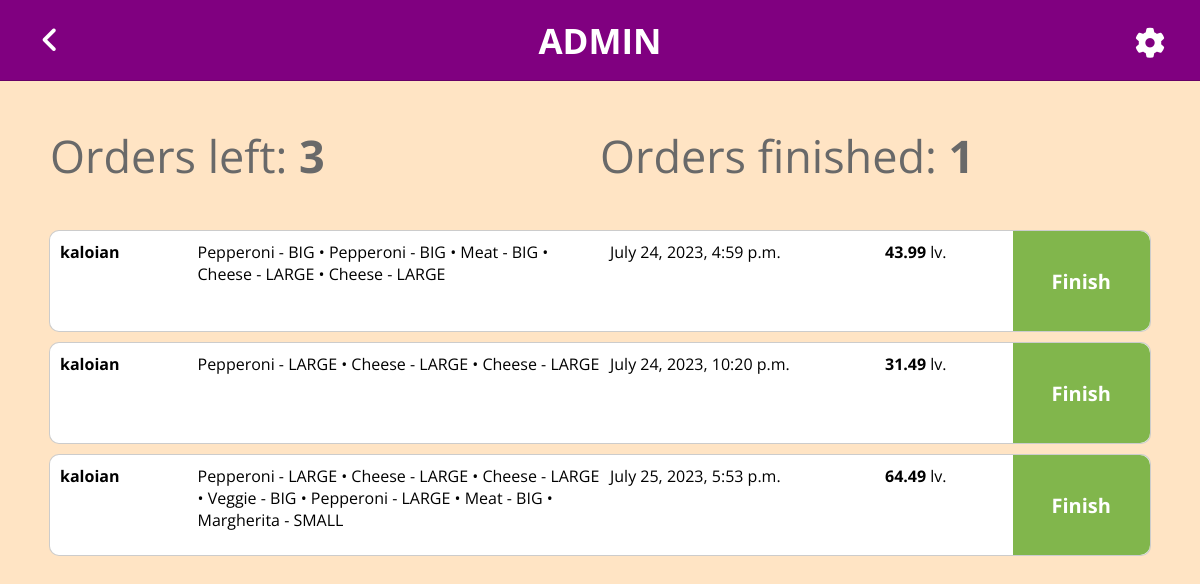
The page /orders/show-all/ on the database as committed earlier.
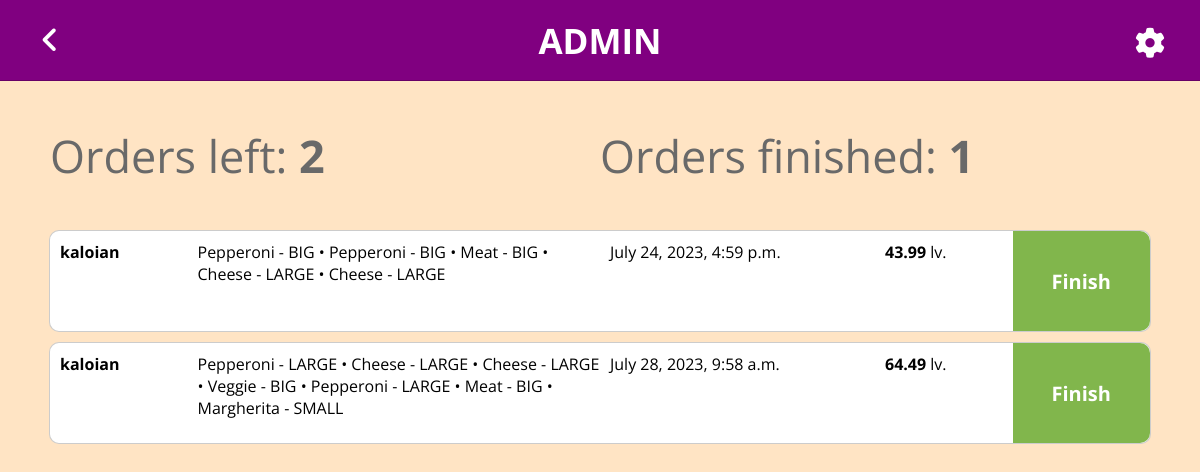
The same page on the database as committed later.
### PizzaGang/main/models.py (models this page shows, shortened)
class Order(models.Model):
    user = models.ForeignKey(User, on_delete=models.CASCADE)
    is_finished = models.BooleanField(default=False)
    cart_items = models.TextField()
    total_price = models.FloatField(validators=[validate_positive], default=0.00)
    created_at = models.DateTimeField(auto_now_add=True)

### PizzaGang/main/views.py (the view)
# urls.py: path('show-all/', ShowOrdersAllView, name='show_all_orders'),
def ShowOrdersAllView(request):
    orders = Order.objects.filter(is_finished=False).order_by('created_at')
    orders_finished = Order.objects.filter(is_finished=True)
    context = {
        'orders': orders,
        'orders_finished': orders_finished
    }
    return render(request, 'orders/show_all_orders.html', context)

### PizzaGang/main/context_processors.py (called while the page is built, shortened)
def get_cart_items_count(request):
    cart_items_count = 0
    return {'cart_items_count': cart_items_count, 'current_user': request.user}

### templates/orders/show_all_orders.html (shortened to what this page needs)
{% extends 'admin/admin_base.html' %}
{% load static %}
{% block admin_head %}
    <link rel="stylesheet" href="{% static 'css/show_orders.css' %}">
{% endblock %}
{% block admin_content %}
    <div class="show-orders-stats">
        {% if orders.count == 0 %}
            <p>No orders left!</p>
        {% else %}
            <p>Orders left: <b>{{ orders.count }}</b></p>
        {% endif %}
        <p>Orders finished: <b>{{ orders_finished.count }}</b></p>
    </div>
    {% for order in orders %}
        <div class="order-container-in-progress">
            <div class="order-username-container">
                <a href="{% url 'show_user' order.user.pk %}">
                    <b>{{ order.user.username|truncatechars:10 }}</b>
                </a>
            </div>
            <div class="order-items-container">
                <p>{{ order.cart_items|truncatechars:200 }}</p>
            </div>
            <div class="order-time-created-container">
                <p>{{ order.created_at }}</p>
            </div>
            <div class="order-price-container">
                <p><b>{{ order.total_price|floatformat:2 }}</b> lv.</p>
            </div>
            <div class="order-is-finished">
                <form action="{% url 'make_finished_order' order.pk %}" method="post">
                    <button type="submit">Finish</button>
                </form>
            </div>
        </div>
    {% endfor %}
{% endblock %}

Rows that differ between the two databases and show on the page:
removed Order: user.username "kaloian", cart_items "Pepperoni - LARGE • Cheese - LARGE • Cheese - LARGE", created_at "July 24, 2023, 10:20 p.m.", total_price "31.49"
removed Order: user.username "kaloian", cart_items "Pepperoni - LARGE • Cheese - LARGE • Cheese - LARGE • Veggie - BIG • Pepperoni - LARGE • Meat - BIG • Margherita - SMALL", created_at "July 25, 2023, 5:53 p.m.", total_price "64.49"
added Order: user.username "kaloian", cart_items "Pepperoni - LARGE • Cheese - LARGE • Cheese - LARGE • Veggie - BIG • Pepperoni - LARGE • Meat - BIG • Margherita - SMALL", created_at "July 28, 2023, 9:58 a.m.", total_price "64.49"
Other text that changed with them:
{{ orders.count }}: "3" → "2"
